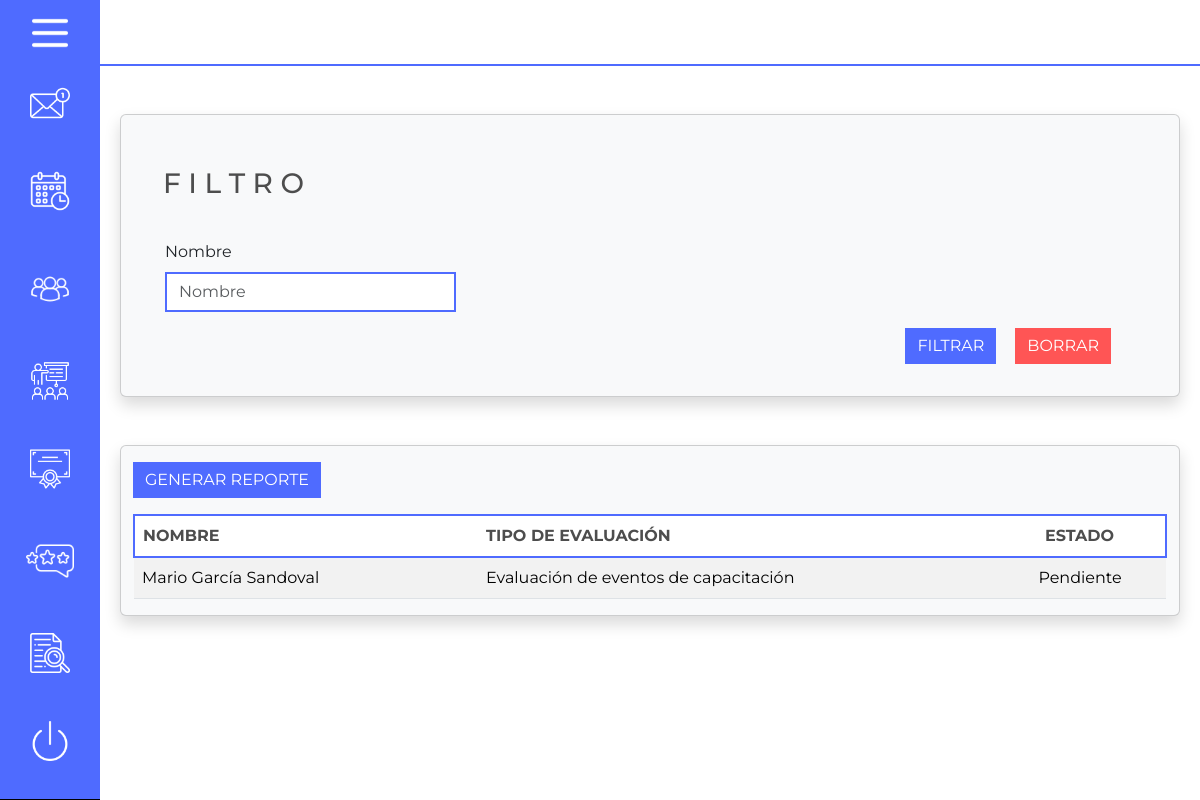
/sca/show_evaluations/1/ (signed in), run on the app's committed database.
### scaItescaApp/models.py (models this page shows)
class Evaluation(models.Model):
    type = models.IntegerField()
    training_id = models.ForeignKey(Training, on_delete=models.CASCADE)
    user_id = models.ForeignKey(settings.AUTH_USER_MODEL, on_delete=models.CASCADE)
    status = models.IntegerField()

class User(AbstractUser):
    payroll_number = models.PositiveBigIntegerField(primary_key=True, null=False, unique=True)
    position = models.CharField(max_length=255)
    phone_number = models.PositiveIntegerField()
    min_gender = models.BooleanField()
    min_general = models.BooleanField()
    role = models.IntegerField()
    area_id = models.ForeignKey(Area, on_delete=models.CASCADE)
    objects = UserManager()

### scaItescaApp/views.py (the view)
# urls.py: path('sca/show_evaluations/<int:tid>/', views.showEvaluations, name="show_evaluations"),
@login_required
def showEvaluations(request, tid=0):
    obj_training = Training.objects.filter(id=tid)[0]
    evaluations = Evaluation.objects.filter(training_id=obj_training)
    print(Evaluation.objects.all().values())
    template = loader.get_template('show_evaluations.html')
    context = {
        "evaluations": evaluations,
        'user_type': userTypeTest(request.user),
        }
    return HttpResponse(template.render(context, request))

### scaItescaApp/views.py (called while the page is built)
def isAdministradorTest(user):
    grupo_admin = Group.objects.filter(name="Administrador").get()
    return grupo_admin in user.groups.all()

def userTypeTest(user):
    if isAdministradorTest(user):
        return "Administrador"
    if isJefeDeDepartamentoTest(user):
        return "Jefe de departamento"
    return "Personal"

### scaItescaApp/templates/show_evaluations.html (shortened to what this page needs)
{% extends 'menu.html' %}
{% block css_links %}
<link rel="stylesheet" href="\static\CSS\general.css">
{% endblock %}
{% block content%}
<div class="card shadow p-3 bg-body-tertiary rounded">
  <div class="card-body">
    <div class="row">
      <div class="col">
        <h3 style="margin-bottom: 4%; margin-top: 2%; margin-left: 1%;">F I L T R O</h3>
      </div>
    </div>
    <div class="row">
      <div class="col-md-4 col-12">
        <div class="mb-3 container">
          <label for="input_name" class="form-label">Nombre</label>
          <input maxlength="25" onKeyPress="if(this.value.length==25) return false;" type="text" class="form-control"
            id="input_name" placeholder="Nombre">
        </div>
      </div>
      <div class="col-md-4 col-10">
      </div>
      <div class="row d-flex flex-column">
        <div class="col-12">
          <div class="container-fluid" style="display: flex; justify-content: right; ">
            <button id="button_filtrar" type="button" class="btn">FILTRAR</button>
            <button id="button_cancelar" type="button" class="btn" style="margin-left: 2%;">BORRAR</button>
          </div>
        </div>
      </div>
    </div>
  </div>
</div>
  <div class="card container-fluid bg-body-tertiary table-responsive shadow mt-5">
    <div class="col mt-3 mb-3 d-flex">
      <a href="{% url 'exportar_csv' %}"><button id="button_gen_report" type="button" class="btn me-5 ms-auto ">GENERAR REPORTE</button></a>
    </div>
    <table class="table aling-middle table-striped table-hover align-self-center" id="table-users">
      <thead>
        <tr>
          <th class="col-4" scope="col">NOMBRE</th>
          <th class="col-6">TIPO DE EVALUACIÓN</th>
          <th class="text-center col-2" scope="col">ESTADO</th>
        </tr>
      </thead>
      <tbody class="table-group-divider">
        {%for evaluation in evaluations%}
        {%if evaluation.status != 2%}
        <tr>
          <td>{{evaluation.user_id.first_name}} {{evaluation.user_id.last_name}}</td>
          <td>{%if evaluation.type == 0%}
              Evaluación de eventos de capacitación
              {%else%}
              Evaluacion de eventos virtuales de capacitación
              {%endif%}
          </td>
          <td class="text-center">
            {%if evaluation.status == 1%}
              Realizado
            {%else%}
              Pendiente
            {% endif %}
          </td>
        </tr>
        {%endif%}
        {% endfor%}
      </tbody>
    </table>
  </div>
  {% endblock%}

### scaItescaApp/static/CSS/general.css (style rules this page uses)
body { background-color: white; font-family: 'Montserrat', sans-serif; }
h3 { font-style: bold; color: #4D4D4D; }
#button_filtrar { background-color: #4F6BFF; color: white; border: none; border-radius: 0%; }
#button_gen_report { background-color: #4F6BFF; color: white; border: none; border-radius: 0%; }
#button_cancelar { background-color: #FF5555; color: white; border: none; border-radius: 0%; }
.form-control { box-sizing: border-box; border: 2px solid #4F6BFF; -webkit-transition: 0.5s; transition: 0.5s; border-radius: 0%; outline: none; }
#table-users > thead { border: 2px solid #4F6BFF; color: #4D4D4D; }
#table-users > thead > tr > th { color: #4D4D4D; }

### data on the page
Evaluation: user_id.first_name "Mario", user_id.last_name "García Sandoval", type "Evaluación de eventos de capacitación", status "Pendiente"
